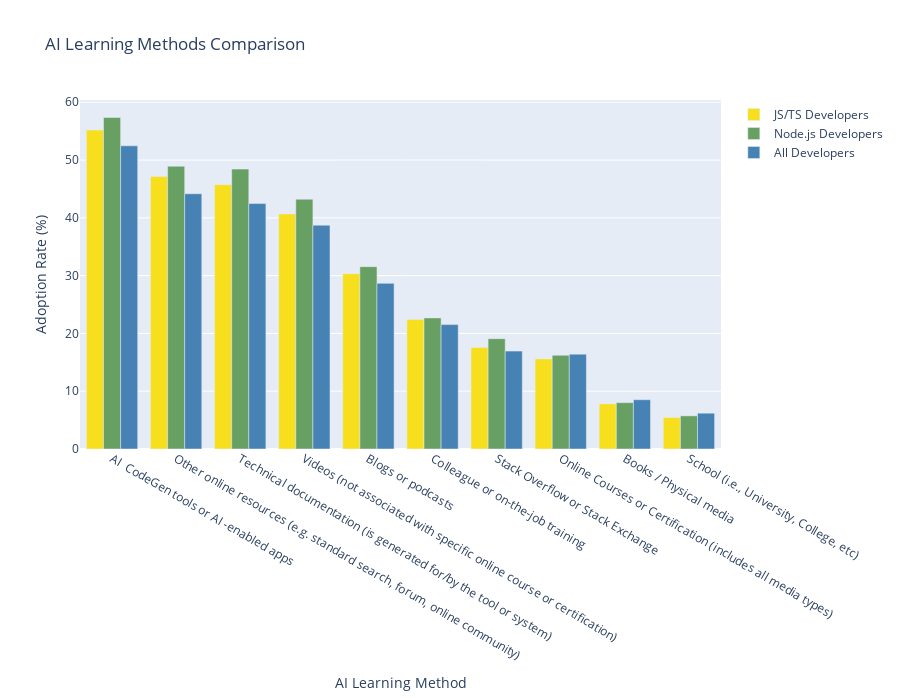

The notebook cell saved with this chart:
### Code cell
# Analyze AI usage among JS/TS developers
if 'AILearnHow' in df.columns:
    # Parse multi-select field
    all_methods_nodejs = []
    for val in nodejs_developers['AILearnHow'].dropna():
        methods = [m.strip() for m in str(val).split(';')]
        all_methods_nodejs.extend(methods)

    all_methods_jsts = []
    for val in js_ts_developers['AILearnHow'].dropna():
        methods = [m.strip() for m in str(val).split(';')]
        all_methods_jsts.extend(methods)

    all_methods_all = []
    for val in df['AILearnHow'].dropna():
        methods = [m.strip() for m in str(val).split(';')]
        all_methods_all.extend(methods)

    from collections import Counter
    nodejs_methods = Counter(all_methods_nodejs)
    jsts_methods = Counter(all_methods_jsts)
    all_methods = Counter(all_methods_all)

    # Get top 10 methods
    top_methods = [method for method, _ in nodejs_methods.most_common(10)]

    # Calculate percentages
    total_nodejs = len(nodejs_developers[nodejs_developers['AILearnHow'].notna()])
    total_jsts = len(js_ts_developers[js_ts_developers['AILearnHow'].notna()])
    total_all = len(df[df['AILearnHow'].notna()])

    jsts_pct = [(jsts_methods[m]/total_jsts)*100 for m in top_methods]
    all_pct = [(all_methods[m]/total_all)*100 for m in top_methods]

    # Shorten labels
    short_labels = [m.replace(' ', '\n').replace('AI', 'AI\n') if len(m) > 15 else m for m in top_methods]

    # Create grouped bar chart
    fig = go.Figure()
    fig.add_trace(go.Bar(name='JS/TS Developers', x=short_labels, y=jsts_pct, marker_color='#f7df1e'))
    fig.add_trace(go.Bar(name='Node.js Developers', x=short_labels, y=nodejs_pct, marker_color='#68a063'))
    fig.add_trace(go.Bar(name='All Developers', x=short_labels, y=all_pct, marker_color='steelblue'))

    fig.update_layout(
        title='AI Learning Methods Comparison',
        xaxis_title='AI Learning Method',
        yaxis_title='Adoption Rate (%)',
        barmode='group',
        height=700,
        font=dict(size=12)
    )
    fig.show()

### Figure 1 — Plotly figure (JSON) as saved in the notebook; plotly's stock layout.template omitted (floating-point values rounded to 4 significant figures)
{"data": [{"marker": {"color": "#f7df1e"}, "name": "JS/TS Developers", "type": "bar", "x": ["AI\n\nCodeGen\ntools\nor\nAI\n-enabled\napps", "Other\nonline\nresources\n(e.g.\nstandard\nsearch,\nforum,\nonline\ncommunity)", "Technical\ndocumentation\n(is\ngenerated\nfor/by\nthe\ntool\nor\nsystem)", "Videos\n(not\nassociated\nwith\nspecific\nonline\ncourse\nor\ncertification)", "Blogs\nor\npodcasts", "Colleague\nor\non-the-job\ntraining", "Stack\nOverflow\nor\nStack\nExchange", "Online\nCourses\nor\nCertification\n(includes\nall\nmedia\ntypes)", "Books\n/\nPhysical\nmedia", "School\n(i.e.,\nUniversity,\nCollege,\netc)"], "y": [55.19, 47.14, 45.74, 40.67, 30.34, 22.39, 17.55, 15.59, 7.807, 5.449]}, {"marker": {"color": "#68a063"}, "name": "Node.js Developers", "type": "bar", "x": ["AI\n\nCodeGen\ntools\nor\nAI\n-enabled\napps", "Other\nonline\nresources\n(e.g.\nstandard\nsearch,\nforum,\nonline\ncommunity)", "Technical\ndocumentation\n(is\ngenerated\nfor/by\nthe\ntool\nor\nsystem)", "Videos\n(not\nassociated\nwith\nspecific\nonline\ncourse\nor\ncertification)", "Blogs\nor\npodcasts", "Colleague\nor\non-the-job\ntraining", "Stack\nOverflow\nor\nStack\nExchange", "Online\nCourses\nor\nCertification\n(includes\nall\nmedia\ntypes)", "Books\n/\nPhysical\nmedia", "School\n(i.e.,\nUniversity,\nCollege,\netc)"], "y": [57.37, 48.93, 48.43, 43.23, 31.55, 22.69, 19.1, 16.22, 8.024, 5.735]}, {"marker": {"color": "steelblue"}, "name": "All Developers", "type": "bar", "x": ["AI\n\nCodeGen\ntools\nor\nAI\n-enabled\napps", "Other\nonline\nresources\n(e.g.\nstandard\nsearch,\nforum,\nonline\ncommunity)", "Technical\ndocumentation\n(is\ngenerated\nfor/by\nthe\ntool\nor\nsystem)", "Videos\n(not\nassociated\nwith\nspecific\nonline\ncourse\nor\ncertification)", "Blogs\nor\npodcasts", "Colleague\nor\non-the-job\ntraining", "Stack\nOverflow\nor\nStack\nExchange", "Online\nCourses\nor\nCertification\n(includes\nall\nmedia\ntypes)", "Books\n/\nPhysical\nmedia", "School\n(i.e.,\nUniversity,\nCollege,\netc)"], "y": [52.46, 44.17, 42.47, 38.73, 28.67, 21.52, 16.94, 16.41, 8.529, 6.197]}], "layout": {"barmode": "group", "font": {"size": 12}, "height": 700, "title": {"text": "AI Learning Methods Comparison"}, "xaxis": {"title": {"text": "AI Learning Method"}}, "yaxis": {"title": {"text": "Adoption Rate (%)"}}}}
